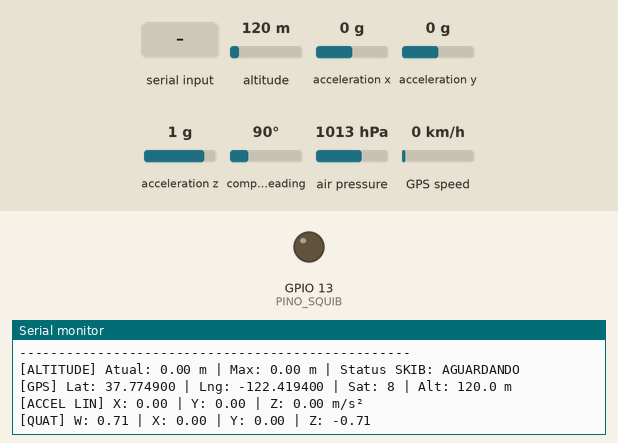
This sketch was run on a simulated ESP32. On the bench: output pins drawn as LEDs (lit = HIGH), the last lines printed to the serial monitor. The test bench sets the inputs (shaded band); at power-on: altitude 120 m, compass heading 90°, air pressure 1013 hPa, acceleration x 0 g, acceleration y 0 g, acceleration z 1 g, GPS speed 0 km/h. Storage starts empty; the GPS gets a fix after 3 s at 37.7749, -122.4194 with 8 satellites.

Above: at 3.2 s.
3.3 s: altitude set to 20 m
At 4.15 s:
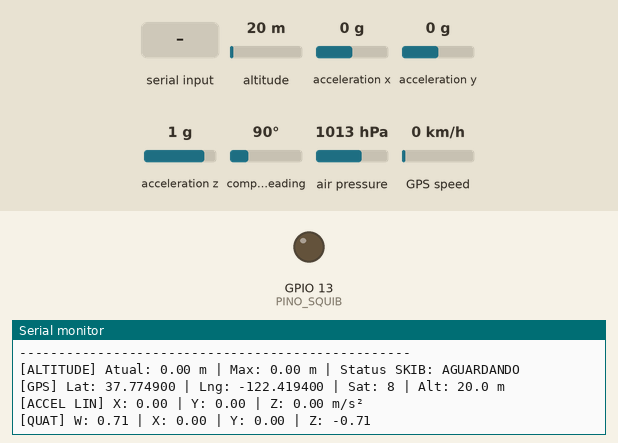
7.3 s: compass heading set to 180°
At 7.46 s:
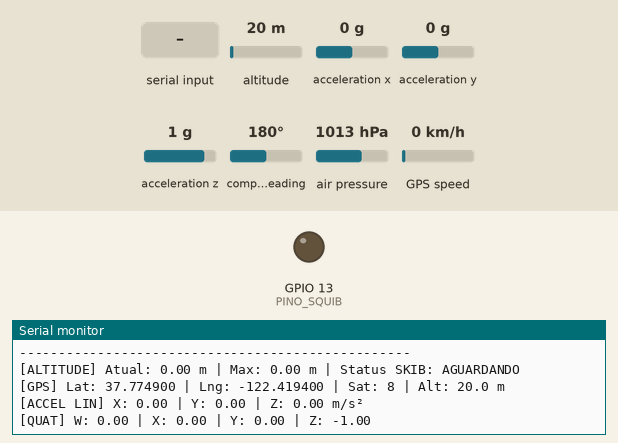
11.3 s: "1" received over the second serial link
15.3 s: air pressure set to 1048 hPa
Timing chart, 0 to 18.3 s (numbered marks = the images above; inputs shaded):
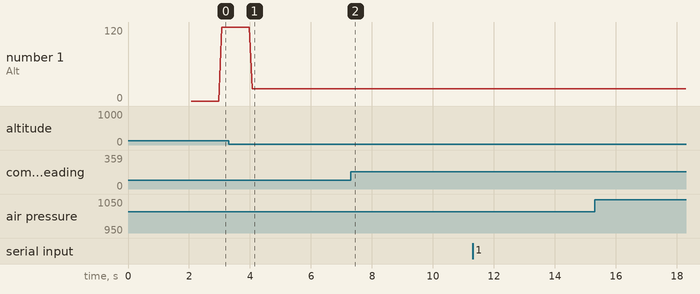

Measured:
- after the input at 3.3 s, the serial monitor: prints a new line after 0.78 s (image 1)
- after the input at 7.3 s, the serial monitor: prints a new line after 0.09 s (image 2)
- plotted number 1: 120 → 20 after the input at 3.3 s

The sketch:

Unificacao-SD-BNO-BMP-GPS.ino
```cpp
/*
=================================================================================
  SISTEMA COMPLETO DE TELEMETRIA, APOGEU E DATALOGGER — ESP32 (30 PINOS)
=================================================================================
  Periféricos e Pinos:
    - Cartão SD (SPI):     CS = GPIO 5 (MOSI=23, MISO=19, SCK=18)
    - GPS (UART Serial2): TX GPS -> GPIO D17 (RX), RX GPS -> GPIO D16 (TX)
    - BMP280 (I2C 0x76):  SDA = GPIO D21, SCL = GPIO D22
    - BNO055 (I2C 0x29):  SDA = GPIO D21, SCL = GPIO D22
    - Squib / SKIB:      MOSFET -> GPIO D13
=================================================================================
*/

// SD
#include <SPI.h>
#include <SD.h>

// GPS NEO 6M
#include <TinyGPSPlus.h>

// BMP280 e BNO055
#include <Wire.h>
#include <Adafruit_Sensor.h>

// BMP280
#include <Adafruit_BMP280.h>

// BNO055
#include <Adafruit_BNO055.h>
#include <utility/imumaths.h>

// SD
const int chipSelect = 5;          // CS do Cartão SD (SPI)

// GPS NEO 6M
#define GPS_RX_PIN        16       // Recebe do TX do GPS
#define GPS_TX_PIN        17       // Envia para o RX do GPS
TinyGPSPlus gps;
#define gpsSerial Serial2

// BMP280 e BNO055
#define SDA_PIN           21       // I2C SDA
#define SCL_PIN           22       // I2C SCL

// BMP280
#define PINO_SQUIB        13       // Gate do MOSFET (Acionador Apogeu)
#define ALTITUDE_ALVO     0.4      // Altitude mínima (m) para liberar disparo
#define QUEDA_MARGEM      0.1      // Queda (m) a partir do pico para confirmar apogeu
#define TEMPO_PULSO_SQUIB 2000     // Duração do pulso em ms (2 segundos)
Adafruit_BMP280 altimetro;

// BNO055
#define SAMPLE_RATE_MS    100      // Frequência de 10 Hz (100 ms)
#define SENSOR_ID_BNO     55
Adafruit_BNO055 bno = Adafruit_BNO055(SENSOR_ID_BNO, 0x29, &Wire);

// --- VARIÁVEIS DE CONTROLE ---
float pressaoBase = 0.0; // BMP280
float maxAltitudeAtingida = 0.0; // BMP280
bool acionado = false; // BMP280
bool squibAtivo = false; // BMP280
unsigned long tempoInicioAcionamento = 0; // BMP280
unsigned long ultimoCiclo = 0;

void setup() {
  // 1. Pino de segurança do acionador
  pinMode(PINO_SQUIB, OUTPUT);
  digitalWrite(PINO_SQUIB, LOW);

  Serial.begin(115200);
  delay(1000);

  Serial.println("\n=== INICIALIZANDO AVIONICA INTEGRADA (SD + GPS + BMP280 + BNO055) ===");

  // 2. GPS (UART)
  gpsSerial.begin(9600, SERIAL_8N1, GPS_RX_PIN, GPS_TX_PIN);

  // 3. Cartão SD (SPI)
  if (!SD.begin(chipSelect)) {
    Serial.println("ERRO CRÍTICO: Cartão SD não inicializado!");
    while (1) delay(10);
  }
  Serial.println("Cartão SD OK!");

  // Cabeçalho CSV
  if (!SD.exists("/voo_telemetria.csv")) {
    File logFile = SD.open("/voo_telemetria.csv", FILE_WRITE);
    if (logFile) {
      logFile.println("Tempo_ms,Data,Hora_UTC,Lat,Lng,Sat,Alt_GPS_m,Vel_kmh,Alt_BMP_m,Alt_Max_m,Pressao_hPa,Status_Squib,Acc_X,Acc_Y,Acc_Z,Quat_W,Quat_X,Quat_Y,Quat_Z");
      logFile.close();
      Serial.println("Arquivo voo_telemetria.csv criado!");
    }
  }

  // 4. Barramento I2C
  Wire.begin(SDA_PIN, SCL_PIN);

  // BMP280
  if (!altimetro.begin(0x76)) {
    Serial.println("ERRO CRÍTICO: BMP280 não encontrado (0x76)!");
    while (1) delay(10);
  }
  altimetro.setSampling(Adafruit_BMP280::MODE_NORMAL,
                        Adafruit_BMP280::SAMPLING_X2,
                        Adafruit_BMP280::SAMPLING_X16,
                        Adafruit_BMP280::FILTER_X16,
                        Adafruit_BMP280::STANDBY_MS_63);

  // Calibração de pressão base no solo
  float somaPressao = 0;
  for (int i = 0; i < 10; i++) {
    somaPressao += altimetro.readPressure();
    delay(50);
  }
  pressaoBase = (somaPressao / 10.0) / 100.0;
  Serial.printf("BMP280 OK! Pressão Base: %.2f hPa\n", pressaoBase);

  // BNO055
  if (!bno.begin()) {
    Serial.println("ERRO CRÍTICO: BNO055 não encontrado (0x29)!");
    while (1) delay(10);
  }
  delay(500);
  bno.setExtCrystalUse(true);
  Serial.println("BNO055 OK!");

  Serial.println("=========================================================\n");
}

void loop() {
  // 1. Decodificação contínua do GPS
  while (gpsSerial.available() > 0) {
    gps.encode(gpsSerial.read());
  }

  // 2. Executa leituras e gravação a cada 100 ms (10 Hz)
  unsigned long tempoAtual = millis();
  if (tempoAtual - ultimoCiclo >= SAMPLE_RATE_MS) {
    ultimoCiclo = tempoAtual;
    executarTelemetria(tempoAtual);
  }
}

void executarTelemetria(unsigned long tempoAtual) {
  // --- A. LEITURA BMP280 & LÓGICA DE APOGEU ---
  float pressao = altimetro.readPressure() / 100.0;
  float altitudeAtual = altimetro.readAltitude(pressaoBase);

  if (altitudeAtual > maxAltitudeAtingida) {
    maxAltitudeAtingida = altitudeAtual;
  }

  bool apogeuDetectado = (maxAltitudeAtingida >= ALTITUDE_ALVO) &&
                         (altitudeAtual <= (maxAltitudeAtingida - QUEDA_MARGEM));

  if (apogeuDetectado && !acionado) {
    acionado = true;
    squibAtivo = true;
    tempoInicioAcionamento = tempoAtual;
    digitalWrite(PINO_SQUIB, HIGH);
    Serial.println("\n!!!!!!!!!!!!!!!!!!!!!!!!!!!!!!!!!!!!!!!!!!!!!!!!!!");
    Serial.println("!!! APOGEU DETECTADO - DISPARANDO SQUIB / SKIB !!!");
    Serial.println("!!!!!!!!!!!!!!!!!!!!!!!!!!!!!!!!!!!!!!!!!!!!!!!!!!\n");
  }

  if (squibAtivo && (tempoAtual - tempoInicioAcionamento >= TEMPO_PULSO_SQUIB)) {
    digitalWrite(PINO_SQUIB, LOW);
    squibAtivo = false;
    Serial.println(">>> Pulso do Squib encerrado por segurança.");
  }

  String statusSquibStr = "AGUARDANDO";
  if (squibAtivo) statusSquibStr = "DISPARANDO";
  else if (acionado) statusSquibStr = "DISPARADO";

  // --- B. LEITURA BNO055 ---
  sensors_event_t accelData;
  bno.getEvent(&accelData, Adafruit_BNO055::VECTOR_LINEARACCEL);
  imu::Quaternion quat = bno.getQuat();

  // --- C. TRATAMENTO DE DADOS DO GPS ---
  String dataStr = gps.date.isValid() ? String(gps.date.day()) + "/" + String(gps.date.month()) + "/" + String(gps.date.year()) : "N/A";
  String horaStr = gps.time.isValid() ? String(gps.time.hour()) + ":" + String(gps.time.minute()) + ":" + String(gps.time.second()) : "N/A";
  String latStr  = gps.location.isValid() ? String(gps.location.lat(), 6) : "0.0";
  String lngStr  = gps.location.isValid() ? String(gps.location.lng(), 6) : "0.0";
  float altGps    = gps.altitude.isValid() ? gps.altitude.meters() : 0.0;
  float velGps    = gps.speed.isValid() ? gps.speed.kmph() : 0.0;

  // --- D. GRAVAÇÃO NO SD CARD ---
  File logFile = SD.open("/voo_telemetria.csv", FILE_APPEND);
  if (logFile) {
    logFile.printf("%lu,%s,%s,%s,%s,%d,%.2f,%.2f,%.2f,%.2f,%.2f,%s,%.2f,%.2f,%.2f,%.2f,%.2f,%.2f,%.2f\n",
                   tempoAtual, dataStr.c_str(), horaStr.c_str(),
                   latStr.c_str(), lngStr.c_str(), gps.satellites.value(),
                   altGps, velGps,
                   altitudeAtual, maxAltitudeAtingida, pressao,
                   statusSquibStr.c_str(),
                   accelData.acceleration.x, accelData.acceleration.y, accelData.acceleration.z,
                   quat.w(), quat.x(), quat.y(), quat.z());
    logFile.close();
  } else {
    Serial.println("-> [ERRO SD] Falha ao abrir /voo_telemetria.csv");
  }

  // --- E. MONITOR SERIAL ---
  Serial.println("--------------------------------------------------");
  Serial.printf("[ALTITUDE] Atual: %.2f m | Max: %.2f m | Status SKIB: %s\n", altitudeAtual, maxAltitudeAtingida, statusSquibStr.c_str());
  Serial.printf("[GPS] Lat: %s | Lng: %s | Sat: %d | Alt: %.1f m\n", latStr.c_str(), lngStr.c_str(), gps.satellites.value(), altGps);
  Serial.printf("[ACCEL LIN] X: %.2f | Y: %.2f | Z: %.2f m/s²\n", accelData.acceleration.x, accelData.acceleration.y, accelData.acceleration.z);
  Serial.printf("[QUAT] W: %.2f | X: %.2f | Y: %.2f | Z: %.2f\n", quat.w(), quat.x(), quat.y(), quat.z());
}
```
